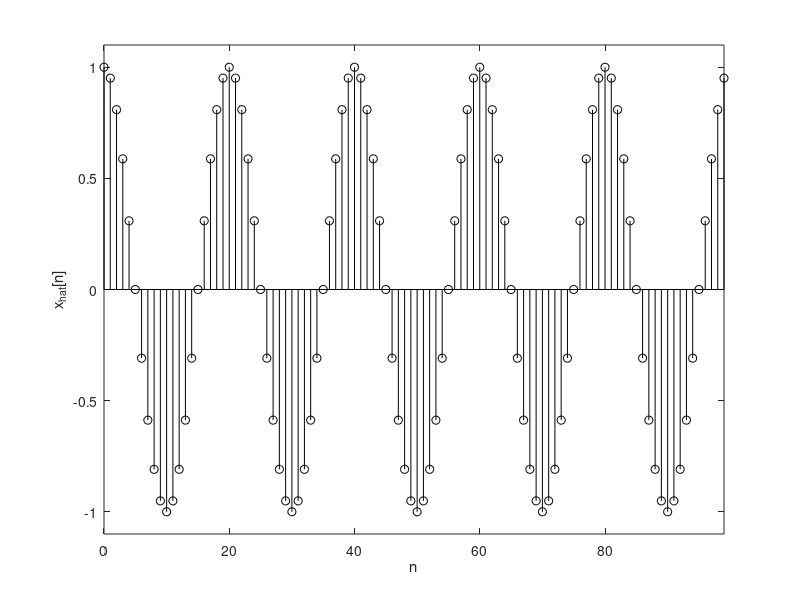

Source code (MATLAB): (Note: this script raises an error after producing the figure.)
% MATLAB Session 9: Working with the DTFS and the DTFT
%echo on

% Computing the Discrete-Time Fourier Series:
T = 1/1000; N_0 = 100; n = (0:N_0-1)';
x = cos(2*pi*50*n*T);
X = fft(x)/N_0; f = (0:N_0-1)/(T*N_0);
stem(f-500,fftshift(abs(X)),'k'); axis([-500 500 -0.1 0.6]);
xlabel('f [Hz]'); ylabel('|X(f)|');
%pause; clf;
output1=fftshift(abs(X));

x_hat = real(ifft(X)*N_0);
stem(n,x_hat,'k'); axis([0 99 -1.1 1.1]);
xlabel('n'); ylabel('x_{hat}[n]');
%pause; clf;
output2=x_hat;

W = MS9P1(100); X = W*x/N_0;
stem(f-500,fftshift(abs(X)),'k'); axis([-500 500 -0.1 0.6]);
xlabel('f [Hz]'); ylabel('|X(f)|');
%pause; clf;
output3=fftshift(abs(X));

% Measuring Code Performance:
tic; W*x/N_0; toc
%pause

tic; for i=1:1000, W*x/N_0; end; toc
%pause

tic; for i=1:1000, fft(x)/N_0; end; toc
%pause

y1 = rand(1015,1);
tic; for i=1:1000; fft(y1)/1015; end; T1=toc
%pause

y2 = [y1;zeros(4,1)];
tic; for i=1:1000; fft(y2)/1019; end; T2=toc
T2/T1
%pause

y3 = [y2;zeros(5,1)];
tic; for i=1:1000; fft(y3)/1024; end; T3=toc
T3/T1
%pause

factor(1015)
factor(1019)
factor(1024)
%pause

% FIR Filter Design by Frequency Sampling:
%H_d = inline('(mod(Omega,2*pi)<pi/4)+(mod(Omega,2*pi)>2*pi-pi/4)');
N = 21;
Omega = linspace(0,2*pi,1000);
H_d = (mod(Omega,2*pi)<pi/4)+(mod(Omega,2*pi)>2*pi-pi/4);
h = MS9P2(N);
samples = linspace(0,2*pi*(1-1/N),N)';
H = MS5P1(h,1,Omega);
H_d_samples = (mod(samples,2*pi)<pi/4)+(mod(samples,2*pi)>2*pi-pi/4);
subplot(2,1,1); stem([0:N-1],h,'k'); xlabel('n'); ylabel('h[n]');
subplot(2,1,2); 
plot(samples,H_d_samples,'ko',Omega,H_d,'k:',Omega,abs(H),'k');
axis([0 2*pi -0.1 1.6]); xlabel('\Omega'); ylabel('|H(\Omega)|'); 
legend('Samples','Desired','Actual','0');
%pause, clf
output4=h;
output5=H_d_samples;
output6=H_d;
output7=abs(H);

N = 41; h = MS9P2(N);
Omega = linspace(0,2*pi,1000); samples = linspace(0,2*pi*(1-1/N),N)';
H = MS5P1(h,1,Omega);
H_d_samples = (mod(samples,2*pi)<pi/4)+(mod(samples,2*pi)>2*pi-pi/4);
subplot(2,1,1); stem([0:N-1],h,'k'); xlabel('n'); ylabel('h[n]');
subplot(2,1,2); 
plot(samples,H_d_samples,'ko',Omega,H_d,'k:',Omega,abs(H),'k');
axis([0 2*pi -0.1 1.6]); xlabel('\Omega'); ylabel('|H(\Omega)|'); 
legend('Samples','Desired','Actual','0');
%pause, clf
output8=h;
output9=H_d_samples;
output10=H_d;
output11=abs(H);

N = 21; h = MS9P3(N);
Omega = linspace(0,2*pi,1000); samples = linspace(0,2*pi*(1-1/N),N)';
H = MS5P1(h,1,Omega);
H_d_samples = (mod(samples,2*pi)<pi/4)+(mod(samples,2*pi)>2*pi-pi/4);
subplot(2,1,1); stem([0:N-1],h,'k'); xlabel('n'); ylabel('h[n]');
subplot(2,1,2); 
plot(samples,H_d_samples,'ko',Omega,H_d,'k:',Omega,abs(H),'k');
axis([0 2*pi -0.1 1.3]); xlabel('\Omega'); ylabel('|H(\Omega)|'); 
legend('Samples','Desired','Actual','0');
%pause, clf
output12=h;
output13=H_d_samples;
output14=H_d;
output15=abs(H);

N = 41; h = MS9P3(N);
Omega = linspace(0,2*pi,1000); samples = linspace(0,2*pi*(1-1/N),N)';
H = MS5P1(h,1,Omega);
H_d_samples = (mod(samples,2*pi)<pi/4)+(mod(samples,2*pi)>2*pi-pi/4);
subplot(2,1,1); stem([0:N-1],h,'k'); xlabel('n'); ylabel('h[n]');
subplot(2,1,2); 
plot(samples,H_d_samples,'ko',Omega,H_d,'k:',Omega,abs(H),'k');
axis([0 2*pi -0.1 1.3]); xlabel('\Omega'); ylabel('|H(\Omega)|'); 
legend('Samples','Desired','Actual','0');
%pause, clf
output16=h;
output17=H_d_samples;
output18=H_d;
output19=abs(H);

%H_d = inline(['(mod(Omega,2*pi)>pi/4)&(mod(Omega,2*pi)<pi/2)+',...
%       '(mod(Omega,2*pi)>3*pi/2)&(mod(Omega,2*pi)<7*pi/4)']);
Omega = linspace(0,2*pi,1000); samples = linspace(0,2*pi*(1-1/N),N)';
H_d = (mod(Omega,2*pi)>pi/4)&(mod(Omega,2*pi)<pi/2)+ (mod(Omega,2*pi)>3*pi/2)&(mod(Omega,2*pi)<7*pi/4);
N = 50; h = MS9P3b(N); 
H = MS5P1(h,1,Omega);
H_d_samples = (mod(samples,2*pi)>pi/4)&(mod(samples,2*pi)<pi/2)+ (mod(samples,2*pi)>3*pi/2)&(mod(samples,2*pi)<7*pi/4);
 H_d_samples = H_d_samples*1; H_d =H_d*1;
subplot(2,1,1); 
stem([0:N-1],h,'k'); xlabel('n'); ylabel('h[n]'); axis([0 49 -.25 .25]);
subplot(2,1,2);
plot(samples,H_d_samples,'ko',Omega,H_d,'k:',Omega,abs(H),'k');
axis([0 2*pi -0.1 1.3]); xlabel('\Omega'); ylabel('|H(\Omega)|'); 
legend('Samples','Desired','Actual','0');
output20=h;
output21=H_d_samples;
output22=H_d;
output23=abs(H);

%echo off
